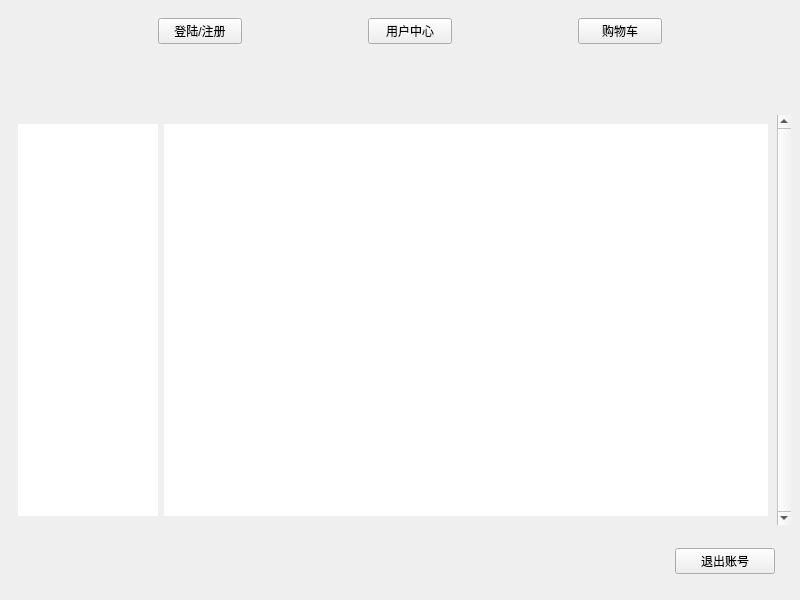
<?xml version="1.0" encoding="UTF-8"?>
<ui version="4.0">
 <class>MainWindow</class>
 <widget class="QMainWindow" name="MainWindow">
  <property name="geometry">
   <rect>
    <x>0</x>
    <y>0</y>
    <width>800</width>
    <height>600</height>
   </rect>
  </property>
  <property name="sizePolicy">
   <sizepolicy hsizetype="Fixed" vsizetype="Fixed">
    <horstretch>0</horstretch>
    <verstretch>0</verstretch>
   </sizepolicy>
  </property>
  <property name="minimumSize">
   <size>
    <width>800</width>
    <height>600</height>
   </size>
  </property>
  <property name="maximumSize">
   <size>
    <width>800</width>
    <height>600</height>
   </size>
  </property>
  <property name="windowTitle">
   <string>首页</string>
  </property>
  <widget class="QWidget" name="centralwidget">
   <layout class="QVBoxLayout" name="verticalLayout">
    <item>
     <widget class="QWidget" name="widget_menu" native="true">
      <property name="sizePolicy">
       <sizepolicy hsizetype="Preferred" vsizetype="Fixed">
        <horstretch>0</horstretch>
        <verstretch>0</verstretch>
       </sizepolicy>
      </property>
      <property name="maximumSize">
       <size>
        <width>16777215</width>
        <height>60</height>
       </size>
      </property>
      <property name="styleSheet">
       <string notr="true"/>
      </property>
      <layout class="QHBoxLayout" name="horizontalLayout">
       <item>
        <spacer name="horizontalSpacer">
         <property name="orientation">
          <enum>Qt::Horizontal</enum>
         </property>
         <property name="sizeType">
          <enum>QSizePolicy::Preferred</enum>
         </property>
         <property name="sizeHint" stdset="0">
          <size>
           <width>140</width>
           <height>20</height>
          </size>
         </property>
        </spacer>
       </item>
       <item>
        <widget class="QPushButton" name="btn_login">
         <property name="text">
          <string>登陆/注册</string>
         </property>
         <property name="flat">
          <bool>false</bool>
         </property>
        </widget>
       </item>
       <item>
        <spacer name="horizontalSpacer_2">
         <property name="orientation">
          <enum>Qt::Horizontal</enum>
         </property>
         <property name="sizeType">
          <enum>QSizePolicy::Preferred</enum>
         </property>
         <property name="sizeHint" stdset="0">
          <size>
           <width>120</width>
           <height>20</height>
          </size>
         </property>
        </spacer>
       </item>
       <item>
        <widget class="QPushButton" name="btn_userCenter">
         <property name="text">
          <string>用户中心</string>
         </property>
         <property name="flat">
          <bool>false</bool>
         </property>
        </widget>
       </item>
       <item>
        <spacer name="horizontalSpacer_4">
         <property name="orientation">
          <enum>Qt::Horizontal</enum>
         </property>
         <property name="sizeType">
          <enum>QSizePolicy::Preferred</enum>
         </property>
         <property name="sizeHint" stdset="0">
          <size>
           <width>120</width>
           <height>20</height>
          </size>
         </property>
        </spacer>
       </item>
       <item>
        <widget class="QPushButton" name="btn_chart">
         <property name="text">
          <string>购物车</string>
         </property>
         <property name="flat">
          <bool>false</bool>
         </property>
        </widget>
       </item>
       <item>
        <spacer name="horizontalSpacer_6">
         <property name="orientation">
          <enum>Qt::Horizontal</enum>
         </property>
         <property name="sizeType">
          <enum>QSizePolicy::Preferred</enum>
         </property>
         <property name="sizeHint" stdset="0">
          <size>
           <width>120</width>
           <height>20</height>
          </size>
         </property>
        </spacer>
       </item>
      </layout>
     </widget>
    </item>
    <item alignment="Qt::AlignHCenter|Qt::AlignVCenter">
     <widget class="QWidget" name="widget_4" native="true">
      <property name="sizePolicy">
       <sizepolicy hsizetype="Fixed" vsizetype="Fixed">
        <horstretch>0</horstretch>
        <verstretch>0</verstretch>
       </sizepolicy>
      </property>
      <property name="minimumSize">
       <size>
        <width>782</width>
        <height>50</height>
       </size>
      </property>
      <property name="maximumSize">
       <size>
        <width>16777215</width>
        <height>40</height>
       </size>
      </property>
      <layout class="QHBoxLayout" name="horizontalLayout_2">
       <item>
        <spacer name="horizontalSpacer_5">
         <property name="orientation">
          <enum>Qt::Horizontal</enum>
         </property>
         <property name="sizeType">
          <enum>QSizePolicy::Fixed</enum>
         </property>
         <property name="sizeHint" stdset="0">
          <size>
           <width>150</width>
           <height>20</height>
          </size>
         </property>
        </spacer>
       </item>
       <item>
        <widget class="QWidget" name="widget_search" native="true">
         <property name="minimumSize">
          <size>
           <width>0</width>
           <height>38</height>
          </size>
         </property>
        </widget>
       </item>
      </layout>
     </widget>
    </item>
    <item>
     <widget class="QScrollArea" name="scrollArea">
      <property name="frameShape">
       <enum>QFrame::NoFrame</enum>
      </property>
      <property name="verticalScrollBarPolicy">
       <enum>Qt::ScrollBarAlwaysOn</enum>
      </property>
      <property name="widgetResizable">
       <bool>true</bool>
      </property>
      <widget class="QWidget" name="scrollAreaWidgetContents">
       <property name="geometry">
        <rect>
         <x>0</x>
         <y>0</y>
         <width>756</width>
         <height>402</height>
        </rect>
       </property>
       <layout class="QHBoxLayout" name="horizontalLayout_3">
        <item>
         <widget class="QListWidget" name="listWidget">
          <property name="maximumSize">
           <size>
            <width>140</width>
            <height>16777215</height>
           </size>
          </property>
          <property name="styleSheet">
           <string notr="true"/>
          </property>
          <property name="frameShape">
           <enum>QFrame::NoFrame</enum>
          </property>
          <property name="horizontalScrollBarPolicy">
           <enum>Qt::ScrollBarAsNeeded</enum>
          </property>
          <property name="editTriggers">
           <set>QAbstractItemView::NoEditTriggers</set>
          </property>
          <property name="resizeMode">
           <enum>QListView::Adjust</enum>
          </property>
          <property name="spacing">
           <number>8</number>
          </property>
         </widget>
        </item>
        <item>
         <widget class="QWidget" name="widget" native="true">
          <property name="styleSheet">
           <string notr="true">background: white;</string>
          </property>
         </widget>
        </item>
       </layout>
      </widget>
     </widget>
    </item>
    <item>
     <widget class="QWidget" name="widget_buttom" native="true">
      <property name="sizePolicy">
       <sizepolicy hsizetype="Preferred" vsizetype="Fixed">
        <horstretch>0</horstretch>
        <verstretch>0</verstretch>
       </sizepolicy>
      </property>
      <property name="minimumSize">
       <size>
        <width>0</width>
        <height>60</height>
       </size>
      </property>
      <layout class="QHBoxLayout" name="horizontalLayout_4">
       <item>
        <spacer name="horizontalSpacer_7">
         <property name="orientation">
          <enum>Qt::Horizontal</enum>
         </property>
         <property name="sizeType">
          <enum>QSizePolicy::Fixed</enum>
         </property>
         <property name="sizeHint" stdset="0">
          <size>
           <width>650</width>
           <height>20</height>
          </size>
         </property>
        </spacer>
       </item>
       <item>
        <widget class="QPushButton" name="btn_logout">
         <property name="maximumSize">
          <size>
           <width>100</width>
           <height>16777215</height>
          </size>
         </property>
         <property name="text">
          <string>退出账号</string>
         </property>
        </widget>
       </item>
      </layout>
     </widget>
    </item>
   </layout>
  </widget>
 </widget>
 <resources/>
 <connections/>
</ui>
